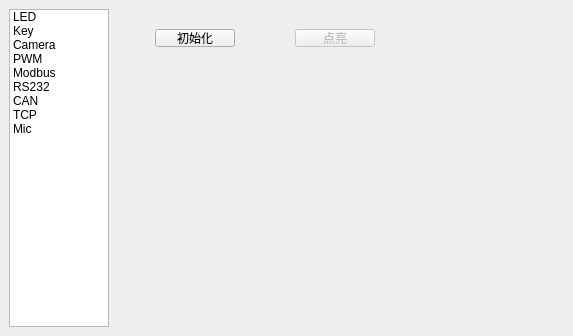
<?xml version="1.0" encoding="UTF-8"?>
<ui version="4.0">
 <class>MianWindow</class>
 <widget class="QMainWindow" name="MianWindow">
  <property name="geometry">
   <rect>
    <x>0</x>
    <y>0</y>
    <width>573</width>
    <height>336</height>
   </rect>
  </property>
  <property name="windowTitle">
   <string>RK3568 Tester</string>
  </property>
  <widget class="QWidget" name="centralwidget">
   <layout class="QHBoxLayout" name="horizontalLayout_2">
    <item>
     <widget class="QListWidget" name="listWidget">
      <property name="maximumSize">
       <size>
        <width>100</width>
        <height>16777215</height>
       </size>
      </property>
      <item>
       <property name="text">
        <string>LED</string>
       </property>
      </item>
      <item>
       <property name="text">
        <string>Key</string>
       </property>
      </item>
      <item>
       <property name="text">
        <string>Camera</string>
       </property>
      </item>
      <item>
       <property name="text">
        <string>PWM</string>
       </property>
      </item>
      <item>
       <property name="text">
        <string>Modbus</string>
       </property>
      </item>
      <item>
       <property name="text">
        <string>RS232</string>
       </property>
      </item>
      <item>
       <property name="text">
        <string>CAN</string>
       </property>
      </item>
      <item>
       <property name="text">
        <string>TCP</string>
       </property>
      </item>
      <item>
       <property name="text">
        <string>Mic</string>
       </property>
      </item>
     </widget>
    </item>
    <item>
     <widget class="QStackedWidget" name="stackedWidget">
      <property name="currentIndex">
       <number>0</number>
      </property>
      <widget class="QWidget" name="ledPage">
       <widget class="QPushButton" name="ledControlButton">
        <property name="enabled">
         <bool>false</bool>
        </property>
        <property name="geometry">
         <rect>
          <x>180</x>
          <y>20</y>
          <width>80</width>
          <height>18</height>
         </rect>
        </property>
        <property name="text">
         <string>点亮</string>
        </property>
       </widget>
       <widget class="QPushButton" name="ledinitialButton">
        <property name="geometry">
         <rect>
          <x>40</x>
          <y>20</y>
          <width>80</width>
          <height>18</height>
         </rect>
        </property>
        <property name="text">
         <string>初始化</string>
        </property>
       </widget>
      </widget>
      <widget class="QWidget" name="keyPage"/>
      <widget class="QWidget" name="cameraPage"/>
      <widget class="QWidget" name="pwmPage"/>
      <widget class="QWidget" name="modbusPage"/>
      <widget class="QWidget" name="rsPage"/>
      <widget class="QWidget" name="canPage"/>
      <widget class="QWidget" name="tcpPage"/>
      <widget class="QWidget" name="micPage"/>
     </widget>
    </item>
   </layout>
  </widget>
  <widget class="QMenuBar" name="menubar">
   <property name="geometry">
    <rect>
     <x>0</x>
     <y>0</y>
     <width>573</width>
     <height>17</height>
    </rect>
   </property>
  </widget>
 </widget>
 <resources/>
 <connections>
  <connection>
   <sender>listWidget</sender>
   <signal>clicked(QModelIndex)</signal>
   <receiver>MianWindow</receiver>
   <slot>onItemClick(QModelIndex)</slot>
   <hints>
    <hint type="sourcelabel">
     <x>43</x>
     <y>243</y>
    </hint>
    <hint type="destinationlabel">
     <x>570</x>
     <y>223</y>
    </hint>
   </hints>
  </connection>
  <connection>
   <sender>ledinitialButton</sender>
   <signal>clicked()</signal>
   <receiver>MianWindow</receiver>
   <slot>onLedInitialButtonClick()</slot>
   <hints>
    <hint type="sourcelabel">
     <x>190</x>
     <y>53</y>
    </hint>
    <hint type="destinationlabel">
     <x>571</x>
     <y>69</y>
    </hint>
   </hints>
  </connection>
  <connection>
   <sender>ledControlButton</sender>
   <signal>clicked()</signal>
   <receiver>MianWindow</receiver>
   <slot>onLedControlButtonClick()</slot>
   <hints>
    <hint type="sourcelabel">
     <x>339</x>
     <y>50</y>
    </hint>
    <hint type="destinationlabel">
     <x>569</x>
     <y>113</y>
    </hint>
   </hints>
  </connection>
 </connections>
 <slots>
  <slot>onItemDoubleClick(QListWidgetItem*)</slot>
  <slot>onItemClick(QModelIndex)</slot>
  <slot>onLedInitialButtonClick()</slot>
  <slot>onLedControlButtonClick()</slot>
 </slots>
</ui>
